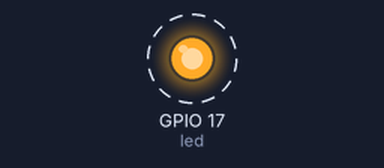
Simulated run of this program. Board: ESP32. Parts: output pins drawn as LEDs (lit = HIGH). Dashed ring = blinking. What the program prints to the serial monitor is not drawn.

Above: at 0.2 s.
Timing chart, 0 to 3.0 s (numbered marks = the images above):
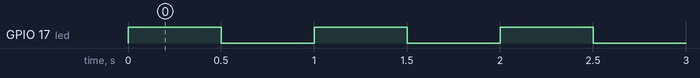

Measured:
- by itself, GPIO 17 (led): alternates HIGH for 0.50 s and LOW for 0.50 s

The program:

main.cpp
```cpp
#include <Arduino.h>

// Pin 2
#define led 17 //  GPIO on es troba el LED.

void setup()
{
   pinMode(led, OUTPUT); // Configura el GPIO com a soritda.
  Serial.begin(115200);
  while(!Serial); // Esperar a que el monitor se abra

  Serial.println("ESP32 iniciado");
}

// Bucle infinit.
void loop()
{
  digitalWrite(led, HIGH);   // LED on (HIGH es nivell de tensio 5V)
  Serial.println("LED on");  // Escriu per pantalla
  delay(500);                // Espera 0.5s
  digitalWrite(led, LOW);    // LED off (LOW es 0V)
  Serial.println("LED off"); // Escriu per pantalla
  delay(500);                // Espera 0.5s
  //Acesso directo a pin, 4 veces mas rapido
  //GPIO.out_w1ts = (1 << led); // SET pin
  //GPIO.out_w1tc = (1 << led); // CLEAR pin
}
```
